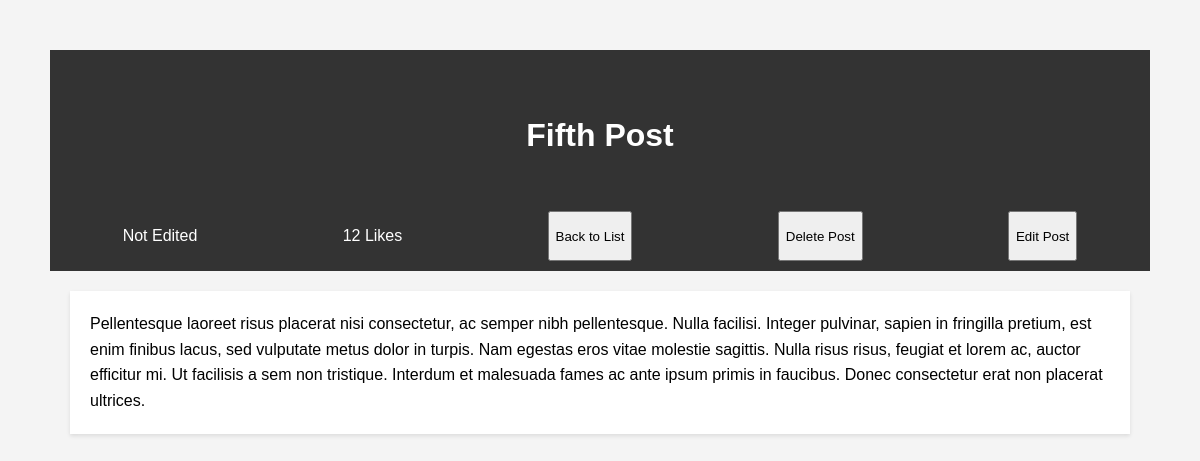
The app's page /blog/posts/5/ with its own data.
### blog/models.py (models this page shows)
class Post(models.Model):
    post_id = models.AutoField(primary_key=True)
    creation_date = models.DateTimeField(auto_now_add=True)
    likes = models.PositiveIntegerField(default=0)
    content = models.TextField()
    author = models.ForeignKey(User, on_delete=models.CASCADE)
    title = models.CharField(max_length=255)
    edited = models.BooleanField(default=False)

### blog/views.py (the view)
# urls.py: path('posts/<int:post_id>/', blog_detail, name='blog_detail'),
def blog_detail(request, post_id):
    each_post = Post.objects.get(post_id=post_id)
    context = {
        'blog_detail': each_post
    }
    return render(request, "blog_detail.html", context)

### blog/templates/blog_detail.html (shortened to what this page needs)
{% load static %}
<!DOCTYPE html>
<html lang="en">
<head>
    <link rel="stylesheet" href="{% static 'CSS/Style.css' %}">
</head>
<body>
    <header>
        <h1>{{ blog_detail.title }}</h1>
        <div class="blog-about">
            {% if blog_detail.edited %}
            <p>Edited</p>
            {% else %}
            <p>Not Edited</p>
            {% endif %}
            <p>{{ blog_detail.likes }} Likes</p>
            <button onclick="location.href='{% url 'blog_list' %}'">Back to List</button>
            <button onclick="location.href='{% url 'blog_delete' post_id=blog_detail.post_id %}'">Delete Post</button>
            <button onclick="location.href='{% url 'blog_edit' post_id=blog_detail.post_id %}'">Edit Post</button>
        </div>
    </header>
    <main>
        <article class="blog-post">
            <p>{{ blog_detail.content }}</p>
        </article>
    </main>
</body>
</html>

### static/CSS/style.css (style rules this page uses)
body, h1, h2, p, ul, li { margin: 50px; padding: 0; }
body { font-family: Arial, sans-serif; line-height: 1.6; background-color: #f4f4f4; }
header { background-color: #333; color: #fff; padding: 10px 0; text-align: center; }
main { padding: 20px; }
.blog-post { background-color: #fff; padding: 20px; box-shadow: 0 2px 4px rgba(0, 0, 0, 0.1); }
.blog-about { display: flex; justify-content: space-around; align-items: center; }
button { height: 50px; }
p { margin: 0; padding: 0; }

### records on screen
Post: title "Fifth Post", likes "12", content "Pellentesque laoreet risus placerat nisi consectetur, ac semper nibh pellentesque. Nulla facilisi. Integer pulvinar, sapien in fringilla pretium, est enim finibus lacus, sed vulputate metus dolor in turpis. Nam egestas eros vitae molestie sagittis. Nulla risus risus, feugiat et lorem ac, auctor efficitur mi. Ut facilisis a sem non tristique. Interdum et malesuada fames ac ante ipsum primis in faucibus. Donec consectetur erat non placerat ultrices."
